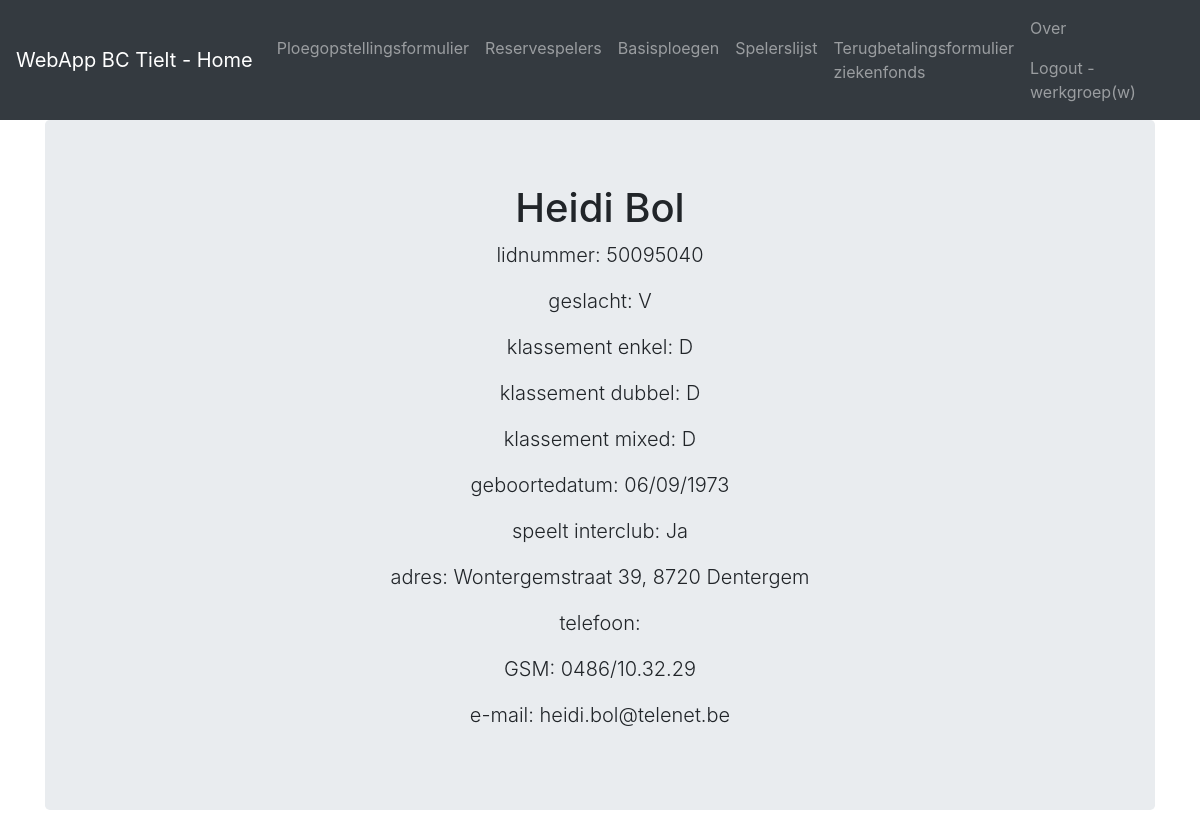
The page /speler/50095040/ (signed in) on the database its author committed.
### app/models.py (models this page shows, shortened)
class Gebruiker (UserMixin, db.Model):
    id = db.Column(db.Integer, primary_key=True)
    naam = db.Column(db.String(64), index=True, unique=True)
    gebruikersnaam = db.Column(db.String(64), index=True, unique=True)
    password_hash = db.Column(db.String(128))
    rechten = db.Column(db.String(64))

class Speler (db.Model):
    id = db.Column(db.Integer, primary_key=True)
    groupcode = db.Column(db.String(128), index=True)
    groupname = db.Column(db.String(64), index=True)
    code = db.Column(db.String(128), index=True)
    memberid = db.Column(db.Integer, index=True)
    lastname = db.Column(db.String(64), index=True)
    lastname2 = db.Column(db.String(64), index=True)
    middlename = db.Column(db.String(64), index=True)
    firstname = db.Column(db.String(64), index=True)
    address = db.Column(db.String(128), index=True)
    address2 = db.Column(db.String(128), index=True)
    address3 = db.Column(db.String(128), index=True)
    postalcode = db.Column(db.String(16), index=True)
    city = db.Column(db.String(64), index=True)
    state = db.Column(db.String(64), index=True)
    country = db.Column(db.String(64), index=True)
    gender = db.Column(db.String(64), index=True)
    dob = db.Column(db.DateTime, index=True)
    phone = db.Column(db.String(64), index=True)
    phone2 = db.Column(db.String(64), index=True)
    mobile = db.Column(db.String(64), index=True)
    fax = db.Column(db.String(64), index=True)
    fax2 = db.Column(db.String(64), index=True)
    email = db.Column(db.String(64), index=True)
    website = db.Column(db.String(128), index=True)
    categoryname = db.Column(db.String(64), index=True)
    startdate = db.Column(db.DateTime, index=True)
    endate = db.Column(db.DateTime, index=True)
    role = db.Column(db.String(64), index=True)
    playerlevelsingle = db.Column(db.String(2), index=True)
    playerleveldouble = db.Column(db.String(2), index=True)
    playerlevelmixed = db.Column(db.String(2), index=True)
    typename = db.Column(db.String(64), index=True)
    geen_badminton_magazine = db.Column(db.Boolean)
    handicap = db.Column(db.Boolean)
    nieuwsbrief = db.Column(db.Boolean)
    partners = db.Column(db.Boolean)
    betaald = db.Column(db.Boolean, index=True)
    betaald_bedrag = db.Column(db.Integer, index=True)
    datum_betaling = db.Column(db.DateTime)
    email_vader = db.Column(db.String(64))
    email_moeder = db.Column(db.String(64))
    gsm_vader = db.Column(db.String(64))
    gsm_moeder = db.Column(db.String(64))
    kyu = db.Column(db.String(64))
    kyu_gaat_in_op = db.Column(db.DateTime)
    verwittiging = db.Column(db.Boolean)
    po_id_votas = db.Column(db.String(128))
    kapitein = db.Column(db.Boolean, index=True)
    wedstrijdleider = db.Column(db.Boolean, index=True)
    def speelt_interclub(self):
        if self.website == 'http://www.interclub.be':
            return 'Ja'
        else:
            return 'Nee'

### app/routes.py (the view)
@app.route('/speler/<string:memberid>/')
@login_ploegkapitein_required
def speler(memberid):
        s = Speler.query.filter_by(memberid=memberid).first()
        return render_template('speler.html', s=s)

### app/models.py (called while the page is built)
@login.user_loader
def load_user(id):
    return Gebruiker.query.get(int(id))

### app/routes.py (called while the page is built)
def login_ploegkapitein_required(f):
    @wraps(f)
    def decorated_function(*args, **kwargs):
        if not current_user.is_authenticated:
            flash('geen rechten tot deze pagina', 'danger')
            return redirect(url_for('index'))
        return f(*args, **kwargs)
    return decorated_function

### app/templates/speler.html
{% extends 'layout.html' %}
{% block body %}
    <div class="jumbotron text-center">
        <h1>{{s.firstname}} {{s.lastname}}</h1>
        <p class="lead">lidnummer: {{s.memberid}}</p>
        <p class="lead">geslacht: {{s.gender}}</p>
        <p class="lead">klassement enkel: {{s.playerlevelsingle}}</p>
        <p class="lead">klassement dubbel: {{s.playerleveldouble}}</p>
        <p class="lead">klassement mixed: {{s.playerlevelmixed}}</p>
        <p class="lead">geboortedatum: {{s.dob.strftime('%d/%m/%Y')}}</p>
        <p class="lead">speelt interclub: {{s.speelt_interclub()}}</p>
        <p class="lead">adres: {{s.address}}, {{s.postalcode}} {{s.city}}</p>
        <p class="lead">telefoon: {{s.phone}}</p>
        <p class="lead">GSM: {{s.mobile}}</p>
        <p class="lead">e-mail: {{s.email}}</p>
    </div>
{% endblock %}

### app/templates/includes/_navbar.html (shortened to what this page needs)
    <nav class="navbar navbar-expand-md navbar-dark bg-dark">
      <a class="navbar-brand" href="/">WebApp BC Tielt - Home</a>
      <div class="collapse navbar-collapse" id="navbarsExampleDefault">
        <ul class="navbar-nav mr-auto">
          {% if current_user.is_authenticated %}
          <li class="nav-item">
            <a class="nav-link" href="{{ url_for('ploegopstellingsformulier') }}">Ploegopstellingsformulier</a>
          </li>
          {% endif %}
          {% if current_user.is_authenticated %}
          <li class="nav-item">
            <a class="nav-link" href="{{ url_for('reservespelers') }}">Reservespelers</a>
          </li>
          {% endif %}
          {% if current_user.rechten == 'administrator' or current_user.rechten == 'werkgroep' %}
            <li class="nav-item">
                <a class="nav-link" href="{{ url_for('basisploegen') }}">Basisploegen</a>
            </li>
          {% endif %}
          {% if current_user.is_authenticated %}
            <li class="nav-item">
                <a class="nav-link" href="{{ url_for('spelerslijst') }}">Spelerslijst</a>
            </li>
          {% endif %}
            <li class="nav-item">
                <a class="nav-link" href="{{ url_for('terugbetalingsformulier') }}">Terugbetalingsformulier ziekenfonds</a>
            </li>
        </ul>
          <ul class="nav navbar-nav navbar-right">
            <li class="nav-item">
                <a class="nav-link" href="{{ url_for('over') }}">Over</a>
            </li>
            {% if current_user.is_anonymous %}
                 <li class="nav-item">
                     <a class="nav-link" href="{{ url_for('login') }}">Login</a>
                </li>
            {% else %}
                <li class="nav-item">
                     <a class="nav-link" href="{{ url_for('logout')}}">Logout - {{ current_user.naam }}({{ current_user.rechten[0]}})</a>
                </li>
            {% endif %}
          </ul>
      </div>
    </nav>

### rows shown on the page
Gebruiker: naam "werkgroep", rechten "w"
Speler: firstname "Heidi", lastname "Bol", memberid "50095040", gender "V", dob "06/09/1973", speelt_interclub "Ja", address "Wontergemstraat 39", postalcode "8720", city "Dentergem", mobile "0486/10.32.29", email "heidi.bol@telenet.be"

### other values the page prints
{{ s.playerlevelsingle }} "D"
{{ s.playerleveldouble }} "D"
{{ s.playerlevelmixed }} "D"
